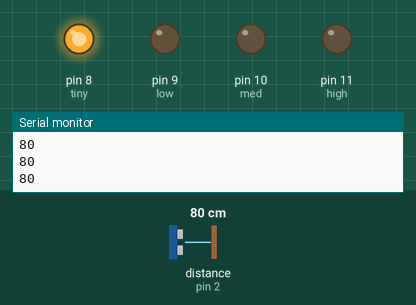
Recording of a sketch running on a simulated Arduino Uno, built with avr-gcc and run on an emulated ATmega328P. Parts: output pins drawn as LEDs (lit = HIGH), the last lines printed to the serial monitor. The inputs (shaded band) are chosen by the test bench; at power-on: distance to the obstacle (sensor on pin 2) 80 cm. The echo pulse lasts 58.3 µs per cm.

Above: at 1.2 s.
1.3 s: distance to the obstacle (sensor on pin 2) set to 103 cm
2.8 s: distance to the obstacle (sensor on pin 2) set to 110 cm
At 3.7 s:
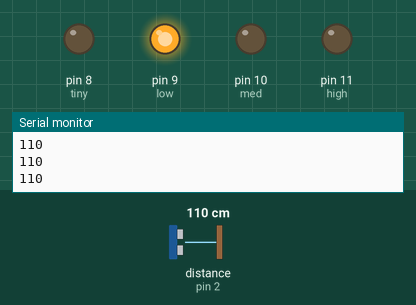
4.3 s: distance to the obstacle (sensor on pin 2) set to 208 cm
5.8 s: distance to the obstacle (sensor on pin 2) set to 216 cm
At 6.3 s:
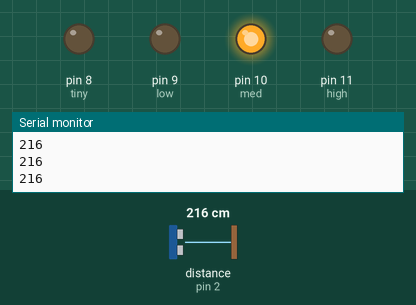
7.3 s: distance to the obstacle (sensor on pin 2) set to 2 cm
At 8.5 s:
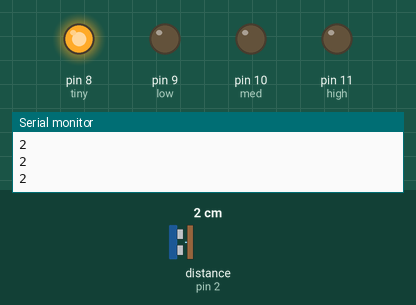
8.8 s: distance to the obstacle (sensor on pin 2) set to 120 cm
At 9.2 s:
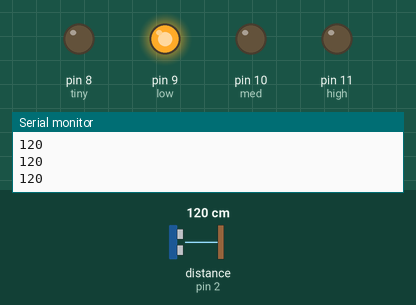
Timing chart, 0 to 11.3 s (numbered marks = the images above; inputs shaded):
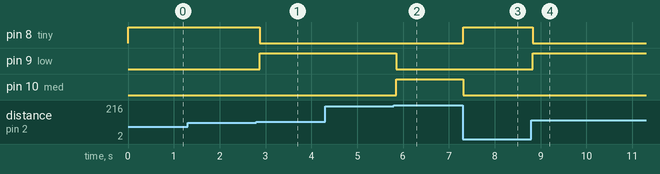

Measured:
- the behaviour switches between 106 and 107 cm on distance to the obstacle (sensor on pin 2) (found by bisection; images 0 and 1)
- the behaviour switches between 213 and 214 cm on distance to the obstacle (sensor on pin 2) (found by bisection; images 1 and 2)
- after the input at 2.8 s, pin 8 (tiny): HIGH → LOW after 0.07 s; pin 9 (low): LOW → HIGH after 0.07 s
- after the input at 5.8 s, pin 9 (low): HIGH → LOW after 0.05 s; pin 10 (med): LOW → HIGH after 0.05 s
- after the input at 7.3 s, pin 8 (tiny): LOW → HIGH at once; pin 10 (med): HIGH → LOW at once
- after the input at 8.8 s, pin 8 (tiny): HIGH → LOW at once; pin 9 (low): LOW → HIGH at once

The sketch:

do_khoang_cach_co_led.ino
```cpp
#include <Ultrasonic.h>

int trigPin = 3;
int echoPin = 2;
Ultrasonic ultrasonic(trigPin, echoPin);
int distance;
int y;
const int tiny = 8;
const int low = 9;
const int med = 10;
const int high = 11;

void setup() {
  Serial.begin(9600);
  pinMode(tiny, OUTPUT);
  pinMode(low, OUTPUT);
  pinMode(med, OUTPUT);
  pinMode(high, OUTPUT);
  digitalWrite(tiny, LOW);
  digitalWrite(low, LOW);
  digitalWrite(med, LOW);
  digitalWrite(high, LOW);
}

void loop() {
  distance = ultrasonic.read();
  y = map(distance, 0, 320, 8, 11);
  digitalWrite(y, HIGH);
  Serial.println(distance);
  switch (y) {
    case 8: {
      digitalWrite(tiny, HIGH);
      digitalWrite(low, LOW);
      digitalWrite(med, LOW);
      digitalWrite(high, LOW);
      break;
    }
    case 9: {
      digitalWrite(tiny, LOW);
      digitalWrite(low, HIGH);
      digitalWrite(med, LOW);
      digitalWrite(high, LOW);
      break;
    }
    case 10: {
      digitalWrite(tiny, LOW);
      digitalWrite(low, LOW);
      digitalWrite(med, HIGH);
      digitalWrite(high, LOW);
      break;
    }
    case 11: {
      digitalWrite(tiny, LOW);
      digitalWrite(low, LOW);
      digitalWrite(med, LOW);
      digitalWrite(high, HIGH);
      break;
    }
  }
  delay(100);
}
```
